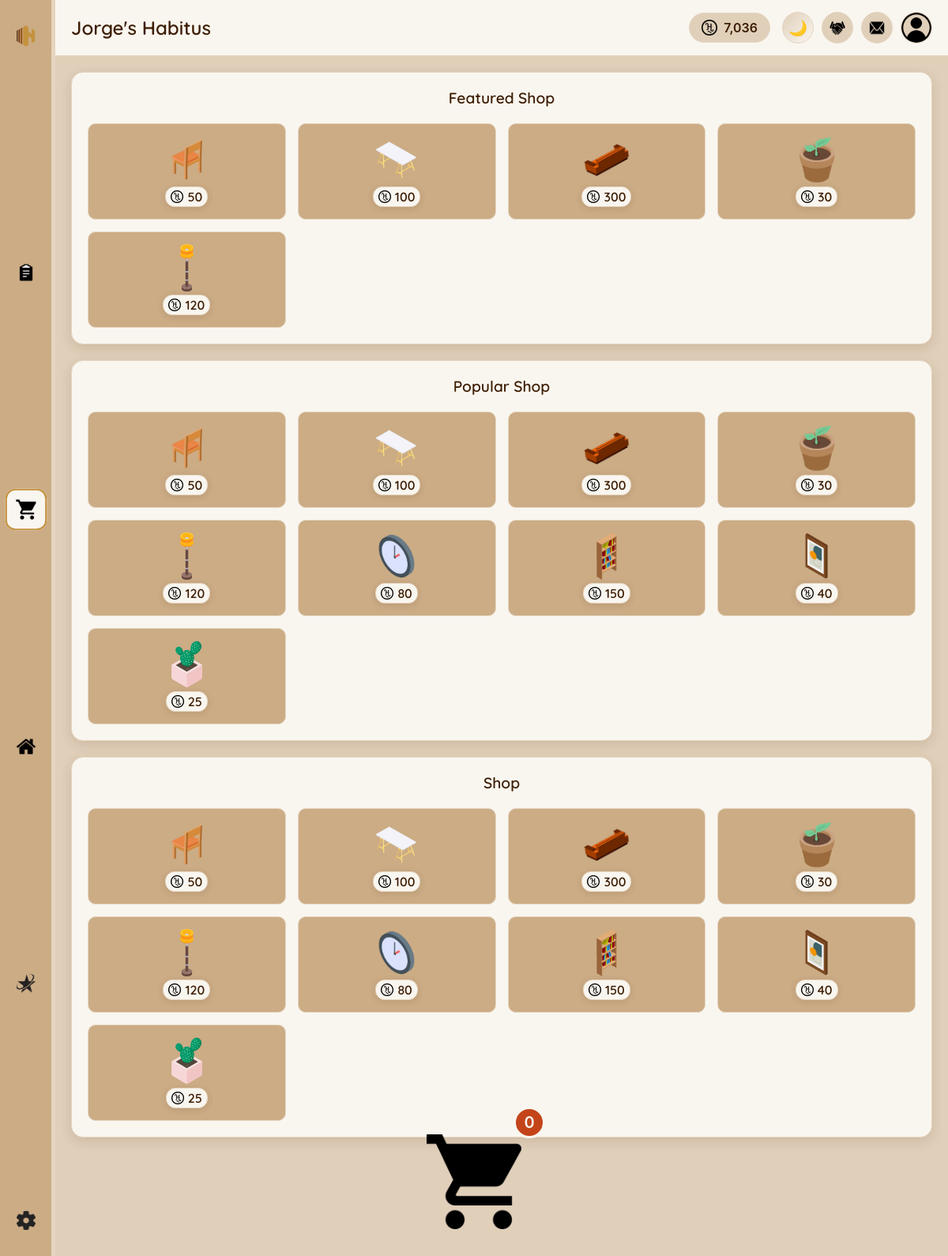
Page /pages/shop.php (signed in) on the committed database.
### tables this page shows
CREATE TABLE `users` (
  `id` int(11) NOT NULL,
  `username` varchar(50) NOT NULL,
  `email` varchar(100) NOT NULL,
  `password` varchar(255) NOT NULL,
  `hcoin` int(11) DEFAULT 0,
  `subscription_type` enum('free','adfree','premium') DEFAULT 'free',
  `subscription_expires` datetime DEFAULT NULL,
  `theme` varchar(20) DEFAULT 'light',
  `language` varchar(10) DEFAULT 'en',
  `created_at` timestamp NULL DEFAULT current_timestamp(),
  `last_login` timestamp NULL DEFAULT NULL,
  `stripe_customer_id` varchar(255) DEFAULT NULL,
  `stripe_subscription_id` varchar(255) DEFAULT NULL,
  `last_payment_intent` varchar(255) DEFAULT NULL,
  `payment_method_id` varchar(255) DEFAULT NULL,
  `payment_failures` int(11) DEFAULT 0,
  `last_payment_failure` datetime DEFAULT NULL,
  `subscription_created_at` timestamp NULL DEFAULT NULL COMMENT 'When subscription was first created',
  `subscription_updated_at` timestamp NULL DEFAULT NULL ON UPDATE current_timestamp() COMMENT 'Last subscription update',
  `profile_picture` varchar(255) DEFAULT 'images/icons/profile-icon.webp',
  `preferred_language` varchar(5) DEFAULT 'en',
  `timezone` varchar(50) DEFAULT 'UTC',
  `auto_translation` tinyint(1) DEFAULT 1,
  `translation_quality` varchar(20) DEFAULT 'standard',
  `high_quality_translation` tinyint(1) DEFAULT 0,
  `email_notifications` tinyint(1) DEFAULT 1,
  `task_reminders` tinyint(1) DEFAULT 1,
  `theme_preference` varchar(20) DEFAULT 'auto'
);

CREATE TABLE `shop_items` (
  `id` int(11) NOT NULL,
  `category_id` int(11) NOT NULL,
  `name` varchar(100) NOT NULL,
  `description` text DEFAULT NULL,
  `image_path` varchar(255) DEFAULT NULL,
  `rotation_variants` longtext DEFAULT NULL CHECK (json_valid(`rotation_variants`)),
  `price` int(11) NOT NULL,
  `rarity` enum('common','uncommon','rare','epic','legendary') DEFAULT 'common',
  `grid_width` int(11) DEFAULT 1,
  `grid_height` int(11) DEFAULT 1,
  `allowed_surfaces` varchar(100) DEFAULT 'floor',
  `is_featured` tinyint(1) DEFAULT 0,
  `is_available` tinyint(1) DEFAULT 1,
  `created_at` timestamp NULL DEFAULT current_timestamp()
);

### php/include/functions.php (called while the page is built, shortened)
<?php
function getUserData($userId) {
    global $conn;
    $sql = "SELECT * FROM users WHERE id = ?";
    $stmt = $conn->prepare($sql);
    $stmt->execute([$userId]);
    if ($stmt->rowCount() > 0) {
        $userData = $stmt->fetch();
        return $userData;
    }
    return [];
}

### pages/shop.php (the view, shortened to what this page needs)
<?php
require_once '../php/include/db_connect.php';
require_once '../php/include/functions.php';
$userData = getUserData($_SESSION['user_id']);
$userHCoins = $userData['hcoin'];
$userHabitusName = $userData['username'] . "'s Habitus";
$currentLanguage = $userData['language'] ?? 'en';
$currentTheme = $userData['theme'] ?? 'light';
$query = "SELECT si.*, ic.name as category_name
         FROM shop_items si
         JOIN item_categories ic ON si.category_id = ic.id
         WHERE si.is_available = 1";
$params = [];
$query .= " ORDER BY si.is_featured DESC, si.created_at DESC";
$stmt = $conn->prepare($query);
$stmt->execute($params);
$shopItems = $stmt->fetchAll();
?>
<!DOCTYPE html>
<html lang="<?php echo $currentLanguage; ?>" data-theme="<?php echo $currentTheme; ?>">
<head>
    <link rel="stylesheet" href="../css/themes/<?php echo $currentTheme; ?>.css" id="theme-stylesheet">
    <link rel="stylesheet" href="../css/main.css">
    <link rel="stylesheet" href="../css/components/sidebar.css">
    <link rel="stylesheet" href="../css/components/header.css">
    <link rel="stylesheet" href="../css/components/scrollbar.css">
    <link rel="stylesheet" href="../css/pages/shop.css">
</head>
<body class="theme-<?php echo $currentTheme; ?>">
    <div class="main-container">
        <?php include '../php/include/sidebar.php'; ?>
        <div class="content-container">
            <?php include '../php/include/header.php'; ?>
            <div class="shop-content">
                <div class="shop-sections">
                    <div class="shop-section">
                        <h2 translate="yes">Featured Shop</h2>
                        <div class="shop-grid">
                            <?php
                            $featuredItems = array_filter($shopItems, function($item) {
                                return $item['is_featured'] == 1;
                            });
                            $featuredItems = array_slice($featuredItems, 0, 9);
                            foreach ($featuredItems as $item):
                            ?>
                                <div class="shop-item" onclick="addToCart(<?php echo $item['id']; ?>, '<?php echo htmlspecialchars($item['name']); ?>', <?php echo $item['price']; ?>, '<?php echo $item['image_path']; ?>', this)">
                                    <img src="../<?php echo $item['image_path']; ?>" alt="<?php echo htmlspecialchars($item['name']); ?>">
                                    <div class="shop-item-price">
                                        <img src="../images/icons/hcoin-icon.webp" alt="HCoin">
                                        <span><?php echo number_format($item['price']); ?></span>
                                    </div>
                                </div>
                            <?php endforeach; ?>
                        </div>
                    </div>
                    <div class="shop-section">
                        <h2>Popular Shop</h2>
                        <div class="shop-grid">
                            <?php
                            $popularItems = array_slice($shopItems, 0, 9);
                            foreach ($popularItems as $item):
                            ?>
                                <div class="shop-item" onclick="addToCart(<?php echo $item['id']; ?>, '<?php echo htmlspecialchars($item['name']); ?>', <?php echo $item['price']; ?>, '<?php echo $item['image_path']; ?>', this)">
                                    <img src="../<?php echo $item['image_path']; ?>" alt="<?php echo htmlspecialchars($item['name']); ?>">
                                    <div class="shop-item-price">
                                        <img src="../images/icons/hcoin-icon.webp" alt="HCoin">
                                        <span><?php echo number_format($item['price']); ?></span>
                                    </div>
                                </div>
                            <?php endforeach; ?>
                        </div>
                    </div>
                    <div class="shop-section">
                        <h2 translate="yes">Shop</h2>
                        <div class="shop-grid">
                            <?php
                            $allItems = array_slice($shopItems, 0, 9);
                            foreach ($allItems as $item):
                            ?>
                                <div class="shop-item" onclick="addToCart(<?php echo $item['id']; ?>, '<?php echo htmlspecialchars($item['name']); ?>', <?php echo $item['price']; ?>, '<?php echo $item['image_path']; ?>', this)">
                                    <img src="../<?php echo $item['image_path']; ?>" alt="<?php echo htmlspecialchars($item['name']); ?>">
                                    <div class="shop-item-price">
                                        <img src="../images/icons/hcoin-icon.webp" alt="HCoin">
                                        <span><?php echo number_format($item['price']); ?></span>
                                    </div>
                                </div>
                            <?php endforeach; ?>
                        </div>
                    </div>
                </div>
                <div class="bottom-cart" id="bottom-cart">
                    <div class="cart-icon-wrapper" onclick="toggleCart()">
                        <img src="../images/icons/cart-icon.webp" alt="Cart">
                        <span class="cart-badge" id="cart-badge">0</span>
                    </div>
                </div>
            </div>
        </div>
    </div>
</body>
</html>

### php/include/sidebar.php
<div class="left-menu">
    <div class="menu-item logo <?php echo basename($_SERVER['PHP_SELF']) == 'dashboard.php' ? 'active' : ''; ?>">
        <a href="dashboard.php">
            <img src="../images/logo/logo.svg" alt="Home">
        </a>
    </div>
    <div class="middle-menu-items">
        <div class="menu-item <?php echo basename($_SERVER['PHP_SELF']) == 'tasks.php' ? 'active' : ''; ?>">
            <a href="tasks.php">
                <img src="../images/icons/tasks-icon.webp" alt="Tasks">
            </a>
        </div>
        <div class="menu-item <?php echo basename($_SERVER['PHP_SELF']) == 'shop.php' ? 'active' : ''; ?>">
            <a href="shop.php">
                <img src="../images/icons/cart-icon.webp" alt="Shop">
            </a>
        </div>
        <div class="menu-item <?php echo basename($_SERVER['PHP_SELF']) == 'habitus.php' ? 'active' : ''; ?>">
            <a href="habitus.php">
                <img src="../images/icons/home-icon.webp" alt="Habitus">
            </a>
        </div>
        <div class="menu-item <?php echo basename($_SERVER['PHP_SELF']) == 'subscription.php' ? 'active' : ''; ?>">
            <a href="subscription.php">
                <img src="../images/icons/sub-icon.webp" alt="Subscription">
            </a>
        </div>
    </div>
    <div class="menu-item settings <?php echo basename($_SERVER['PHP_SELF']) == 'settings.php' ? 'active' : ''; ?>">
        <a href="settings.php">
            <img src="../images/icons/settings-icon.webp" alt="Settings">
        </a>
    </div>
</div>

### php/include/header.php (shortened to what this page needs)
<header class="main-header">
    <div class="user-info">
        <h1 class="habitus-name"><?php echo htmlspecialchars($userHabitusName); ?></h1>
    </div>
    <div class="user-actions">
        <div class="hcoin-balance">
            <img src="../images/icons/hcoin-icon.webp" alt="HCoin">
            <span><?php echo number_format($userHCoins); ?></span>
        </div>
        <button class="theme-toggle-button enhanced" onclick="toggleTheme()" title="Toggle Theme">
            <div class="theme-toggle-inner">
                <span class="moon-icon">🌙</span>
            </div>
        </button>
        <a href="survey.php" class="survey-button" title="Improve with feedback">
            <img src="../images/icons/support-icon.webp" alt="Survey">
        </a>
        <div class="messages-button" id="messages-toggle" title="Notifications">
            <img src="../images/icons/messages-icon.webp" alt="Messages">
        </div>
        <a href="settings.php" class="profile-button" title="Profile settings">
            <?php
            $profilePic = $userData['profile_picture'] ?? 'uploads/profile-icon.webp';
            if (strpos($profilePic, 'http') === 0) {
                $profileUrl = $profilePic;
            } else if (strpos($profilePic, '/') === 0) {
                $profileUrl = $profilePic;
            } else if (strpos($profilePic, 'uploads/') === 0) {
                $profileUrl = '/' . $profilePic;
            } else {
                $profileUrl = '../' . $profilePic;
            }
            ?>
            <img src="<?php echo htmlspecialchars($profileUrl); ?>"
                 alt="Profile Picture"
                 onerror="this.src='../uploads/profile-icon.webp'">
        </a>
    </div>
</header>

### css/themes/light.css (style rules this page uses)
html[data-theme="light"]:root, html[data-theme="light"] { --primary: #3e1e04; --primary-light: #6a3005; --secondary: #965015; --accent: #c4923e; --bg-primary: #e0cfb9; --bg-secondary: #cbac85; --bg-panel: #f9f6f0; --text-primary: #3e1e04; --text-secondary: #6a3005; --border-primary: #e6d5c0; --success: #965015; --error: #c4441a; --warning: #c4923e; --info: #6a3005; --shadow: rgba(62, 30, 4, 0.12); --btn-bg: #3e1e04; --btn-text: #f9f6f0; --input-bg: #f9f6f0; --input-text: #3e1e04; --tooltip-bg: rgba(62, 30, 4, 0.9); --benefits: #098200; }
html[data-theme="light"] body { background-color: var(--bg-primary); color: var(--text-primary); }
html[data-theme="light"] .main-header { background-color: var(--bg-panel); border-color: var(--border-primary); color: var(--text-primary); box-shadow: 0 1px 3px var(--shadow); }
html[data-theme="light"] .left-menu { background-color: var(--bg-secondary); border-color: var(--border-primary); box-shadow: 2px 0 4px var(--shadow); }
html[data-theme="light"] .content-container { background-color: var(--bg-primary); }
html[data-theme="light"] .dashboard-content, html[data-theme="light"] .tasks-content, html[data-theme="light"] .settings-content, html[data-theme="light"] .shop-content, html[data-theme="light"] .habitus-content, html[data-theme="light"] .subscription-content { background-color: var(--bg-primary); }
html[data-theme="light"] a { color: var(--accent); }

### css/main.css (style rules this page uses)
html[data-theme] { transition: none; }
html[data-theme] * { transition: background-color 0.3s ease, color 0.3s ease, border-color 0.3s ease, box-shadow 0.3s ease; }
* { box-sizing: border-box; margin: 0; padding: 0; transition: background-color 0.3s ease, color 0.3s ease, border-color 0.3s ease; }
body { font-family: 'Poppins', -apple-system, BlinkMacSystemFont, sans-serif; background-color: var(--bg-primary); color: var(--text-primary); overflow-x: hidden; }
.main-container { display: flex; height: 100vh; width: 100%; overflow: hidden; }
.content-container { flex: 1; display: flex; flex-direction: column; overflow: hidden; }
a { text-decoration: none; color: var(--accent); transition: color 0.3s; }
button { transition: all 0.3s ease; }

### css/components/sidebar.css (style rules this page uses)
.left-menu { display: flex; flex-direction: column; width: 70px; height: 100%; background-color: var(--bg-secondary); border-right: 5px solid var(--border-primary); align-items: center; justify-content: space-between; padding: 20px 0; transition: all 0.3s ease; }
.middle-menu-items { display: flex; flex-direction: column; flex: 1; justify-content: space-evenly; align-items: center; }
.menu-item { width: 50px; height: 50px; display: flex; justify-content: center; align-items: center; border-radius: 12px; cursor: pointer; transition: all 0.3s ease; position: relative; }
.menu-item:hover, .menu-item.active { background-color: var(--bg-panel); transform: scale(1.05); }
.menu-item.active { box-shadow: inset 0 0 0 2px var(--accent); background-color: var(--bg-panel); }
.menu-item.active::before { content: ''; position: absolute; left: -15px; top: 50%; transform: translateY(-50%); width: 4px; height: 30px; background-color: var(--accent); border-radius: 0 2px 2px 0; transition: all 0.3s ease; }
.menu-item img { width: 24px; height: 24px; transition: all 0.3s ease; }
.menu-item.logo img { width: 32px; height: 32px; }
.menu-item a { display: flex; justify-content: center; align-items: center; width: 100%; height: 100%; color: inherit; text-decoration: none; border-radius: inherit; }
.menu-item { position: relative; overflow: hidden; }
.menu-item::after { content: ''; position: absolute; top: 0; left: -100%; width: 100%; height: 100%; background: linear-gradient(90deg, transparent, rgba(255,255,255,0.1), transparent); transition: left 0.5s; }
.menu-item { position: relative; }
.menu-item::before { content: attr(data-tooltip); position: absolute; left: 70px; top: 50%; transform: translateY(-50%); background-color: var(--tooltip-bg); color: var(--btn-text); padding: 8px 12px; border-radius: 6px; white-space: nowrap; opacity: 0; visibility: hidden; transition: all 0.3s ease; z-index: 1000; font-size: 0.85rem; font-weight: 500; box-shadow: 0 4px 12px var(--shadow); }
.menu-item.active { animation: activeMenuItem 0.3s ease-out; }

### rows in the picture
users: userHabitusName "Jorge's Habitus", userHCoins "7,036"
shop_items: image_path (picture), price "50"
shop_items: image_path (picture), price "100"
shop_items: image_path (picture), price "300"
shop_items: image_path (picture), price "30"
shop_items: image_path (picture), price "120"
shop_items: image_path (picture), price "80"
shop_items: image_path (picture), price "150"
shop_items: image_path (picture), price "40"
shop_items: image_path (picture), price "25"
